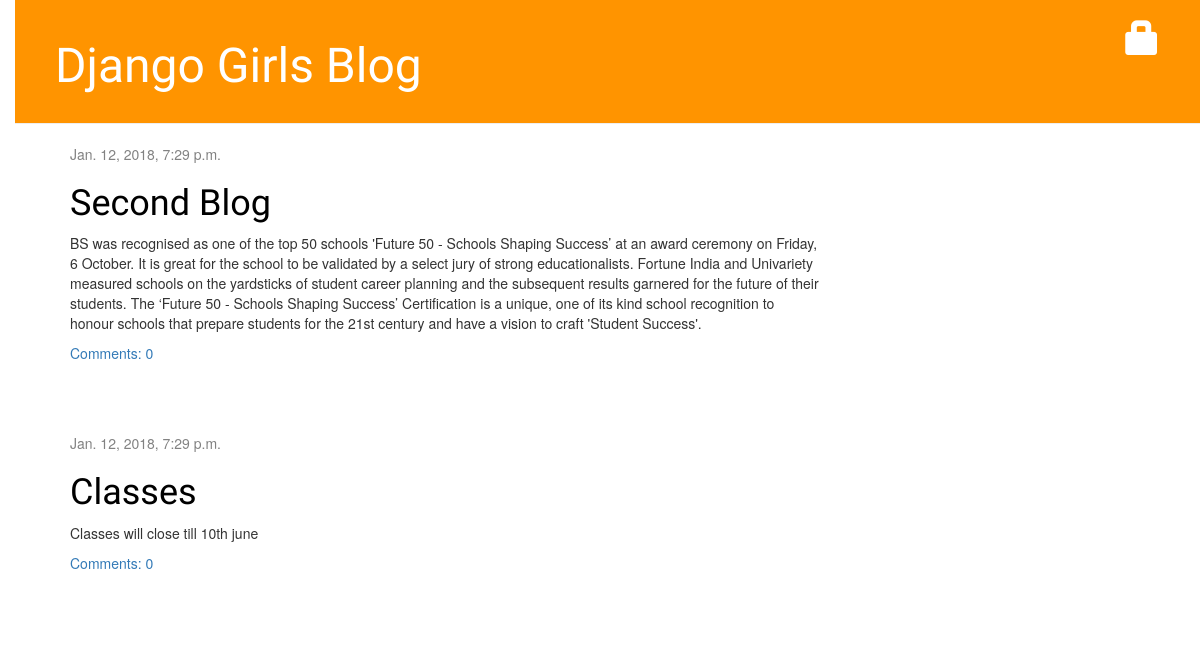
The app's page /, older data.
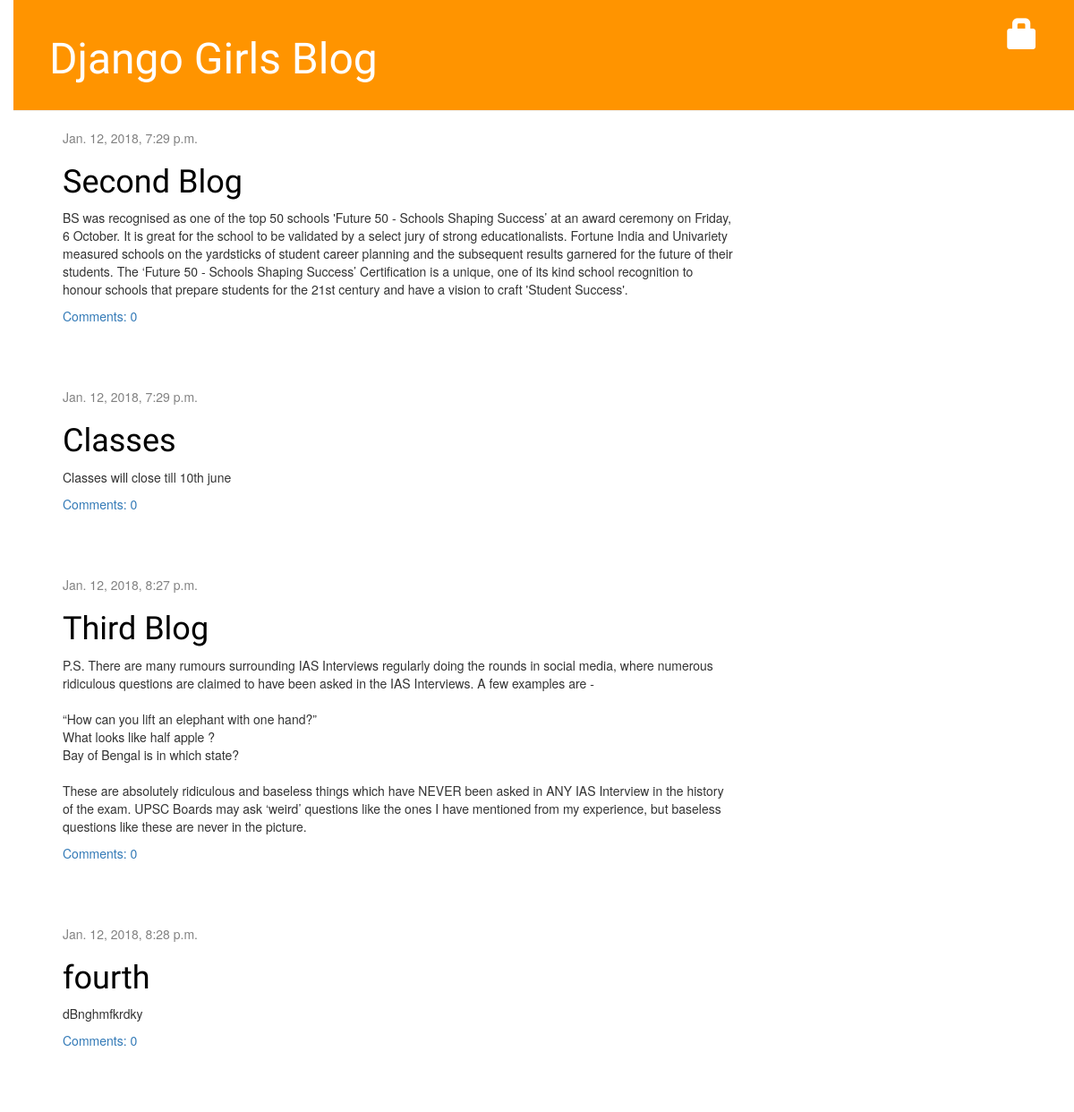
The same page, newer data.
### blog/models.py (models this page shows, shortened)
class Post(models.Model):
    author = models.ForeignKey('auth.User')
    title = models.CharField(max_length=200)
    text = models.TextField()
    created_date = models.DateTimeField(
            default=timezone.now)
    published_date = models.DateTimeField(
            blank=True, null=True)
    def approved_comments(self):
        return self.comments.filter(approved_comment=True)

### blog/views.py (the view)
# urls.py: url(r'^$', views.post_list, name='post_list'),
def post_list(request):
    posts = Post.objects.filter(published_date__lte=timezone.now()).order_by('published_date')
    return render(request, 'blog/post_list.html' ,{'posts': posts})

### blog/templates/blog/post_list.html
{% extends 'blog/base.html' %}
{% block content %}
    {% for post in posts %}
        <div class="post">
            <div class="date">
                {{ post.published_date }}
            </div>
            <h1><a href="{% url 'post_detail' pk=post.pk %}">{{ post.title }}</a></h1>
            <p>{{ post.text|linebreaksbr }}</p>
            <a href="{% url 'post_detail' pk=post.pk %}">Comments: {{ post.approved_comments.count }}</a>
        </div>
    {% endfor %}
{% endblock %}

### blog/templates/blog/base.html (shortened to what this page needs)
{% load staticfiles %}
<html>
    <head>
        <link rel="stylesheet" href="//maxcdn.bootstrapcdn.com/bootstrap/3.2.0/css/bootstrap.min.css">
        <link rel="stylesheet" href="//maxcdn.bootstrapcdn.com/bootstrap/3.2.0/css/bootstrap-theme.min.css">
        <link rel="stylesheet" href="{% static 'css/blog.css' %}">
    </head>
    <body>
    <div class="page-header">
    {% if user.is_authenticated %}
        <a href="{% url 'post_new' %}" class="top-menu"><span class="glyphicon glyphicon-plus"></span></a>
        <a href="{% url 'post_draft_list' %}" class="top-menu"><span class="glyphicon glyphicon-edit"></span></a>
        <p class="top-menu">Hello {{ user.username }} <small>(<a href="{% url 'logout' %}">Log out</a>)</small></p>
    {% else %}
        <a href="{% url 'login' %}" class="top-menu"><span class="glyphicon glyphicon-lock"></span></a>
    {% endif %}
    <h1><a href="/">Django Girls Blog</a></h1>
</div>
    <div class="content container">
        <div class="row">
            <div class="col-md-8">
            {% block content %}
            {% endblock %}
            </div>
        </div>
    </div>
</body>
</html>

### blog/static/css/blog.css (style rules this page uses)
h1 a { color: #FCA205; font-family: 'Lobster'; }
body { padding-left: 15px; }
.page-header { background-color: #ff9400; margin-top: 0; padding: 20px 20px 20px 40px; }
.page-header h1, .page-header h1 a, .page-header h1 a:visited, .page-header h1 a:active { color: #ffffff; font-size: 36pt; text-decoration: none; }
.content { margin-left: 40px; }
h1, h2, h3, h4 { font-family: 'Lobster', cursive; }
.date { color: #828282; }
.top-menu, .top-menu:hover, .top-menu:visited { color: #ffffff; float: right; font-size: 26pt; margin-right: 20px; }
.post { margin-bottom: 70px; }
.post h1 a, .post h1 a:visited { color: #000000; }

Row changes from the older to the newer data that the page shows:
added Post: published_date "Jan. 12, 2018, 8:27 p.m.", title "Third Blog", text "P.S. There are many rumours surrounding IAS Interviews regularly doing the rounds in social media, where numerous ridiculous questions are claimed to have been asked in the IAS Interviews. A few examples are - “How can you lift an elephant with one hand?” What looks like half apple ? Bay of Bengal is in which state? These are absolutely ridiculous and baseless things which have NEVER been asked in ANY IAS Interview in the history of the exam. UPSC Boards may ask ‘weird’ questions like the ones I have mentioned from my experience, but baseless questions like these are never in the picture.", approved_comments.count "0"
added Post: published_date "Jan. 12, 2018, 8:28 p.m.", title "fourth", text "dBnghmfkrdky", approved_comments.count "0"
